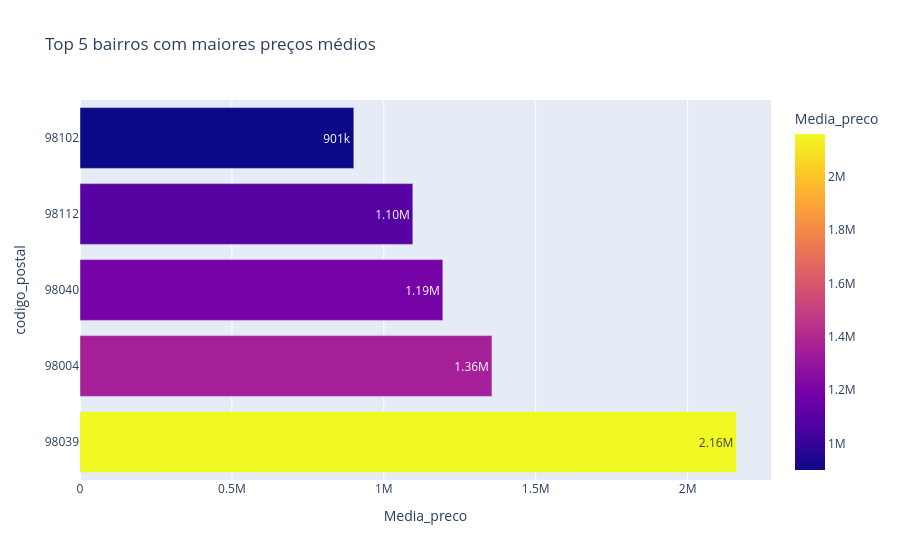

The notebook cell saved with this chart:
### Code cell
fig_top5 = px.bar(
    top5,
    x = 'Media_preco',
    y = 'codigo_postal',
    orientation='h',
    text_auto = '.3s',
    color = 'Media_preco',
    title ='Top 5 bairros com maiores preços médios'
)
fig.update_yaxes(type = 'category')
fig_top5.show()

### Figure 1 — Plotly figure (JSON) as saved in the notebook; plotly's stock layout.template omitted (floating-point values rounded to 4 significant figures)
{"data": [{"hovertemplate": "Media_preco=%{marker.color}<br>codigo_postal=%{y}<extra></extra>", "legendgroup": "", "marker": {"color": [2161000.0, 1356000.0, 1194000.0, 1095000.0, 901300.0], "coloraxis": "coloraxis", "pattern": {"shape": ""}}, "name": "", "orientation": "h", "showlegend": false, "textposition": "auto", "texttemplate": "%{x:.3s}", "type": "bar", "x": [2161000.0, 1356000.0, 1194000.0, 1095000.0, 901300.0], "xaxis": "x", "y": ["98039", "98004", "98040", "98112", "98102"], "yaxis": "y"}], "layout": {"barmode": "relative", "coloraxis": {"colorbar": {"title": {"text": "Media_preco"}}, "colorscale": [[0, "#0d0887"], [0.1111, "#46039f"], [0.2222, "#7201a8"], [0.3333, "#9c179e"], [0.4444, "#bd3786"], [0.5556, "#d8576b"], [0.6667, "#ed7953"], [0.7778, "#fb9f3a"], [0.8889, "#fdca26"], [1, "#f0f921"]]}, "legend": {"tracegroupgap": 0}, "title": {"text": "Top 5 bairros com maiores preços médios"}, "xaxis": {"anchor": "y", "domain": [0, 1], "title": {"text": "Media_preco"}}, "yaxis": {"anchor": "x", "domain": [0, 1], "title": {"text": "codigo_postal"}}}}
